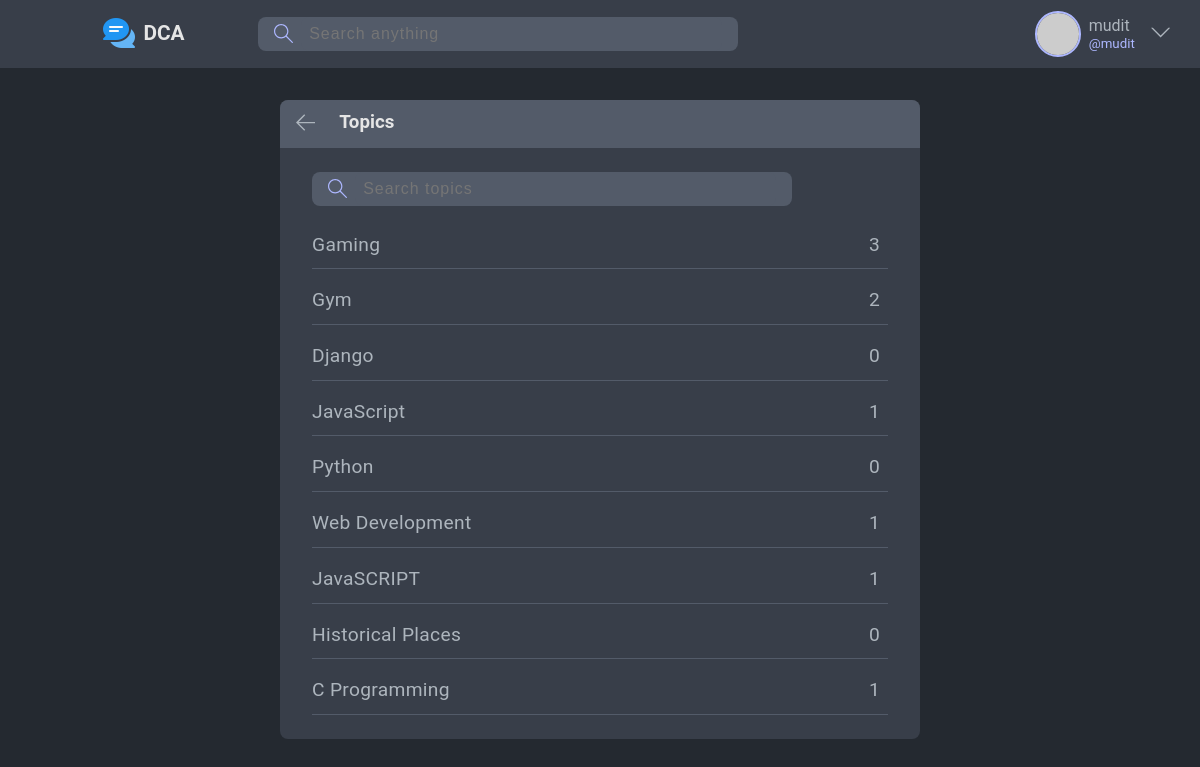
The page /topics/ (signed in) on the database its author committed.
### chat/models.py (models this page shows, shortened)
class TopicModel(models.Model):
    name = models.CharField(max_length = 100)

class RoomModel(models.Model):
    host         = models.ForeignKey(User, on_delete = models.SET_NULL, null = True)
    topic        = models.ForeignKey(TopicModel, on_delete = models.SET_NULL, null = True)
    name         = models.CharField(max_length = 150)
    description  = models.TextField(null = True, blank = True)
    participants = models.ManyToManyField(User, related_name = 'participants', blank = True)
    updated      = models.DateTimeField(auto_now = True)
    created      = models.DateTimeField(auto_now_add = True)
    class Meta:
        ordering = ['-updated', '-created']

### chat/views.py (the view)
# urls.py: path('topics/', topicsView, name='topicsView'),
def topicsView(request):
    q = request.GET.get('q') if request.GET.get('q') != None else ''
    topics = TopicModel.objects.filter(name__icontains = q)
    context = {
        'topics' : topics
    }
    return render(request, 'chat/topicsView.html', context)

### chat/templates/chat/topicsView.html (shortened to what this page needs)
{% extends "base.html" %}
{% block content %}
<div id="topics_view">
    <div class="tv-scroll window">
        <div class="tv-head title-bar">
            <div class="start-options">
                <a href="{% url 'chat:homeView' %}">
                    <svg class="svg-td" version="1.1" xmlns="http://www.w3.org/2000/svg" width="32" height="32"
                        viewBox="0 0 32 32">
                        <title>arrow-left</title>
                        <path
                            d="M13.723 2.286l-13.723 13.714 13.719 13.714 1.616-1.611-10.96-10.96h27.625v-2.286h-27.625l10.965-10.965-1.616-1.607z">
                        </path>
                    </svg>
                </a>
                <h3>Topics</h3>
            </div>
        </div>
        <div class="tv-body scroll">
            <div class="search-bar">
                <form action="{% url 'chat:homeView' %}">
                    <label for="search">
                    </label>
                    <input type="text" name="q" id="search" placeholder="Search topics">
                </form>
            </div>
            {% for topic in topics %}
            <div class="topic">
                <a href="{% url 'chat:homeView' %}?q={{topic.name}}">
                    <p>{{topic.name}}</p>
                    <span>{{topic.roommodel_set.all|length}}</span>
                </a>
            </div>
            {% endfor %}
        </div>
    </div>
</div>
{% endblock content %}

### templates/navbar.html (shortened to what this page needs)
{% load static %}
<div class="nav-container">
  <div class="logo">
    <a href="{% url 'chat:homeView' %}">
      <img src="{% static 'assets/logo.png' %}" alt="">
      <p id="s-logo">DCA</p>
    </a>
  </div>
  <div class="search-bar">
    <form action="{% url 'chat:homeView' %}">
      <label for="search">
      </label>
      <input type="text" name="q" id="search" placeholder="Search anything">
    </form>
  </div>
  <div class="nav-menu">
    {% if request.user.is_authenticated %}
    <div class="header-user">
      <div class="profile-lg">
        <a href="{% url 'chat:userProfileView' request.user.username %}">
          <div class="avatar avatar-medium">
            <img src="https://randomuser.me/api/portraits/men/3.jpg" />
          </div>
          <p>{{request.user}} <small>@{{request.user}}</small></p>
        </a>
      </div>
      <button class="dropdown-button">
        <svg class="svg-td" version="1.1" xmlns="http://www.w3.org/2000/svg" width="32" height="32" viewBox="0 0 32 32">
          <title>chevron-down</title>
          <path d="M16 21l-13-13h-3l16 16 16-16h-3l-13 13z"></path>
        </svg>
      </button>
    </div>
    {% else %}
    <a id="logout-options" href="{% url 'chat:loginUser'%}">
      <img src="{% static 'assets/avatar.svg' %}" alt="">
      Login
    </a>
    {% endif %}
  </div>
</div>

### static/css/base.css (style rules this page uses)
:root { --color-dark: #242930; --color-medium: #383E49; --color-light: #535B69; --color-light-more: #ADB7FF; --color-important: #FFB1AD; --color-text-light: #e5e5e5; --color-text-dark: #adb5bd; --color-success: #5dd693; --color-error: #fc4b0b; }
* { margin: 0; padding: 0; box-sizing: border-box; }
body { background-color: var(--color-dark); color: var(--color-text-dark); font-family: 'Roboto'; line-height: 1.6; }
a { text-decoration: none; color: var(--color-text-dark); }
svg { width: 1.2rem; height: 1.2rem; }
.svg-lm { fill: var(--color-light-more); }
.svg-td { fill: var(--color-text-dark); }
.title-bar { display: flex; justify-content: space-between; align-items: center; background-color: var(--color-light); color: var(--color-text-light); border-radius: 0.5rem 0.5rem 0 0; padding: 0.5rem 1rem; }
.title-bar .start-options, .title-bar .end-options { display: flex; gap: 1.5rem; }
.title-bar svg { margin-top: 0.3rem; }
.window { background-color: var(--color-medium); border-radius: 0.5rem; }
.scroll { max-height: 82.5vh; overflow-y: auto; }
.avatar { border-radius: 50%; border: 2px solid var(--color-light-more); }
.avatar-medium img { width: 2.6rem; height: 2.6rem; }
.avatar img { display: block; border-radius: 50%; }
.profile-lg a { display: flex; align-items: center; gap: 0.5rem; }
.profile-lg small { display: block; color: var(--color-light-more); }
.nav-container { padding: 0.7rem 0; display: grid; grid-template-columns: 1fr 3fr 1fr; justify-content: center; align-items: center; }
.logo { font-size: 1.3rem; font-weight: bold; }
.logo a { display: flex; gap: 0.5rem; color: var(--color-text-light); }
.logo #s-logo { display: none; }
.logo img { height: 2rem; }
.search-bar { max-width: 30rem; }
.search-bar form { display: flex; gap: 0.5rem; width: 100%; background-color: var(--color-light); color: var(--color-text-light); border-radius: 0.5rem; padding: 0 1rem; }
.search-bar form label { align-self: flex-end; }
.search-bar input { width: 100%; background-color: var(--color-light); color: var(--color-text-light); border: none; border-radius: 0.5rem; outline: none; padding: 0.5rem; font-size: 1rem; letter-spacing: 0.06em; }
@media only screen and (max-width:1300px) { .logo #s-logo { display: block; } }
@media only screen and (max-width:1300px) { .logo { justify-self: center; } }
@media only screen and (max-width:1300px) { .nav-container .search-bar { justify-self: stretch; } }
.nav-menu { position: relative; justify-self: end; }
.header-user { display: flex; gap: 1rem; }
.header-user p { line-height: 1.2; }
.dropdown-button { background: transparent; border: 0; outline: 0; cursor: pointer; }
#topics_view { max-width: 40rem; margin: auto; }
.tv-body { display: flex; flex-direction: column; gap: 0.5rem; padding: 1.5rem 2rem; }
.tv-body .search-bar form { align-self: center; max-width: 100%; margin-bottom: 0.5rem; }
.topic { padding: 0.5rem 0.5rem 0.5rem 0; border-bottom: 1px solid var(--color-light); }
.topic a { display: flex; justify-content: space-between; gap: 1rem; font-size: 1.2rem; letter-spacing: 0.02rem; transition: 300ms ease-in-out; }

### rows shown on the page
TopicModel: name "Gaming", roommodel_set.all|length "3"
TopicModel: name "Gym", roommodel_set.all|length "2"
TopicModel: name "Django", roommodel_set.all|length "0"
TopicModel: name "JavaScript", roommodel_set.all|length "1"
TopicModel: name "Python", roommodel_set.all|length "0"
TopicModel: name "Web Development", roommodel_set.all|length "1"
TopicModel: name "JavaSCRIPT", roommodel_set.all|length "1"
TopicModel: name "Historical Places", roommodel_set.all|length "0"
TopicModel: name "C Programming", roommodel_set.all|length "1"

### other values the page prints
{{ request.user }} "mudit"
